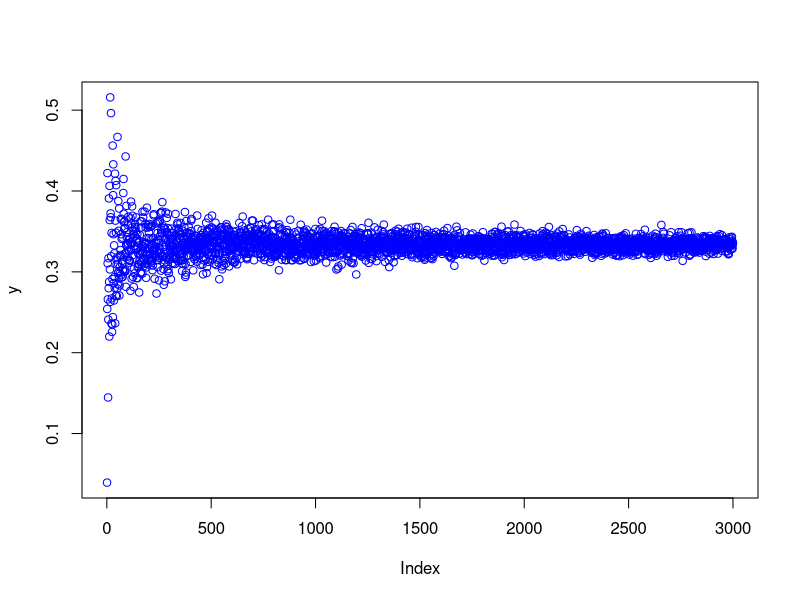
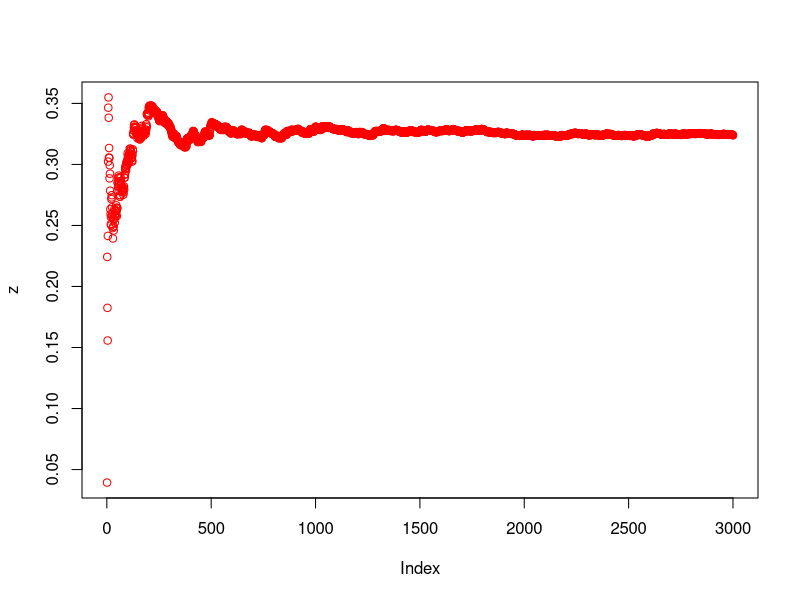
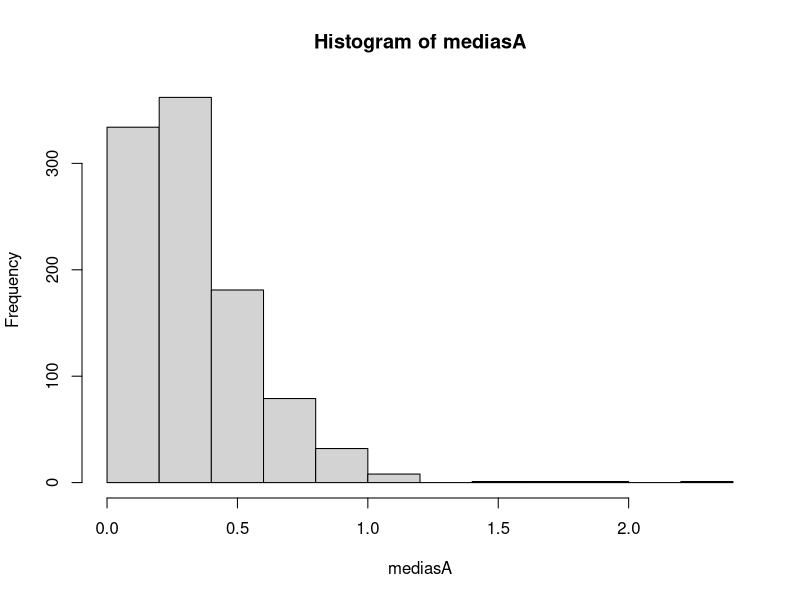
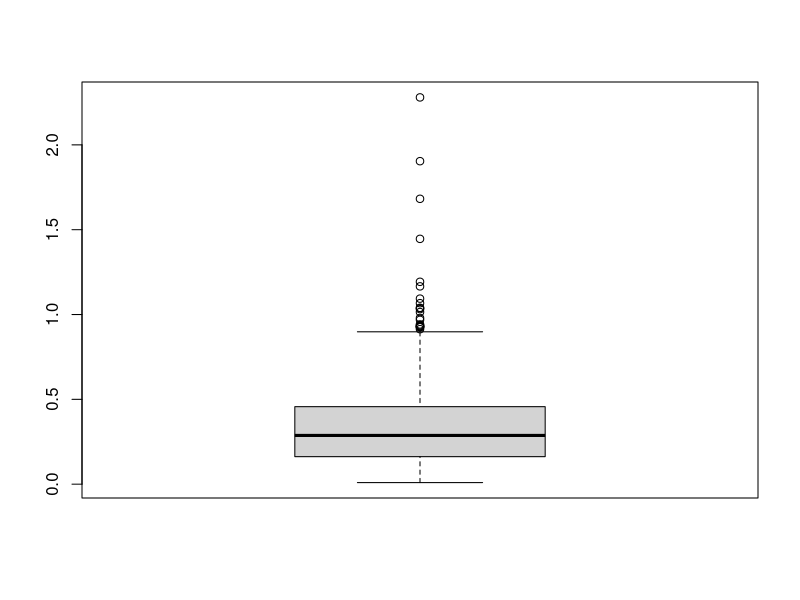
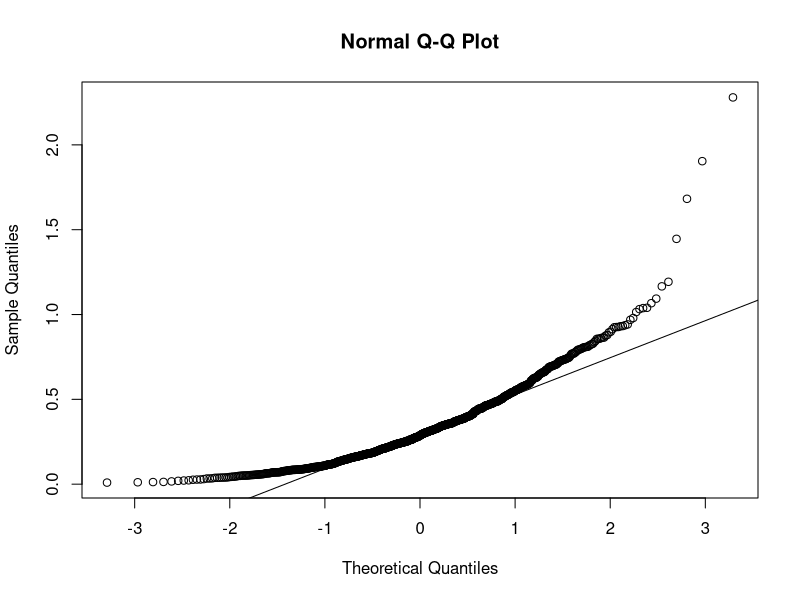
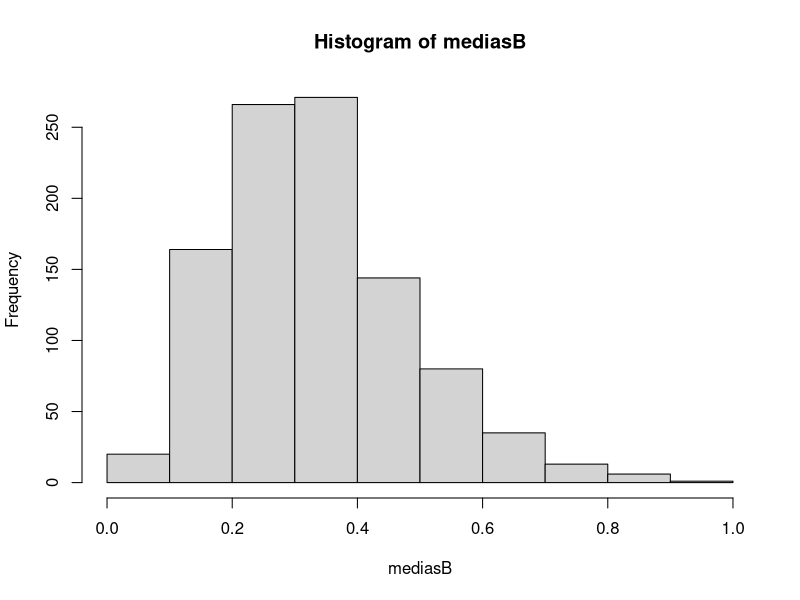
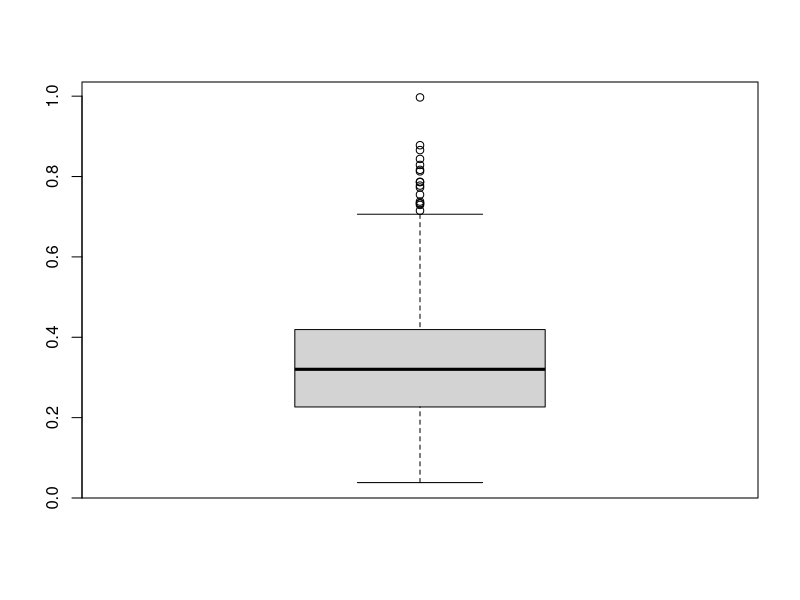
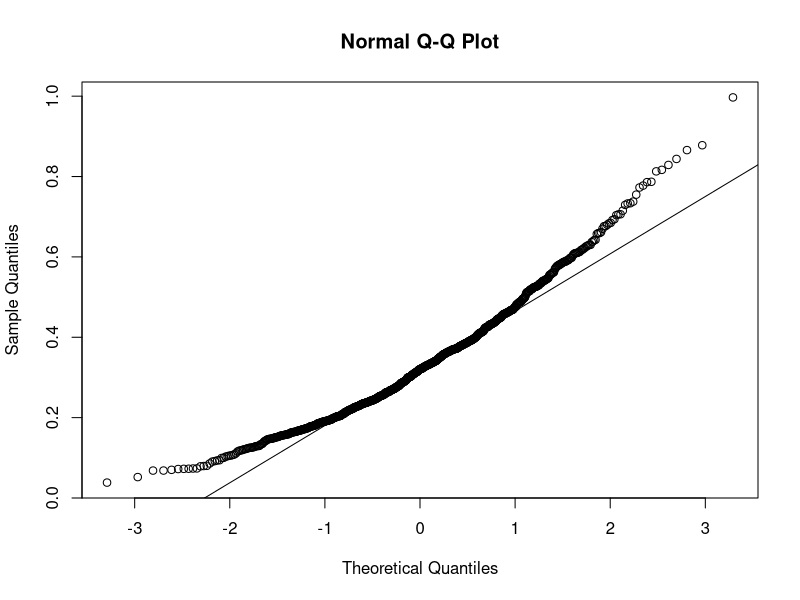

Source code (R) for these figures, in order:
## ---- chunk 1
set.seed(1109)
## ---- chunk 2
options(warn=-1)
## ---- chunk 3
funcion.inversa <- function(u, lambda){
  sal <- -1*log(1-u)/lambda
  return(sal)
}
Generar.exponenciales_devolviendo_media <- function(n,lambda){
  U <- runif(n)
  sal <- funcion.inversa(U,lambda)
  return(mean(sal))
}
y <- seq(length = 3000)
for (i in 1:3000){
  y[i] <- Generar.exponenciales_devolviendo_media(i, 3)
}
z <- seq(length = 3000)
for (j in 1:3000){
  set.seed(1109)
  z[j] <- Generar.exponenciales_devolviendo_media(j, 3)
}
## ---- chunk 4
plot(y,col="blue")
## ---- chunk 5
plot(z,col="red")
## ---- chunk 6
mediasA <- seq(length=1000)
for (j in 1:1000){
x1 <- rexp(1, rate = 3)
x2 <- rexp(1, rate = 3)
mediasA[j] <- (x1+x2)/2
}
## ---- chunk 7
hist(mediasA)
## ---- chunk 8
boxplot(mediasA)
## ---- chunk 9
qqnorm(mediasA)
qqline(mediasA)#La cola del plot
## ---- chunk 10
mediasB <- seq(length = 1000)

for (i in 1:1000){
a <- c(rexp(1, rate = 3), rexp(1, rate = 3), rexp(1, rate = 3), rexp(1, rate = 3), rexp(1, rate = 3))
mediasB[i] = mean(a)
}
## ---- chunk 11
hist(mediasB)
## ---- chunk 12
boxplot(mediasB)
## ---- chunk 13
qqnorm(mediasB)
qqline(mediasB)#La cola del plot
## ---- chunk 14
mediasC1 <- seq(length = 1000) #Acá van con n=30
mediasC2 <-seq(length = 1000) #Acá van con n=500

a <- seq(length = 30)
b <- seq(length = 500)

for (j in 1:1000){
  a <- rexp(30, 3)
  b <- rexp(500, 3)
  mediasC1[j] = mean(a)
  mediasC2[j] = mean(b)
}
## ---- chunk 15
hist(mediasC1)
hist(mediasC2)
## ---- chunk 16
boxplot(mediasC1)
boxplot(mediasC2)
## ---- chunk 17
qqnorm(mediasC1)
qqline(mediasC1)#La cola del plot

qqnorm(mediasC2)
qqline(mediasC2)
## ---- chunk 18
c <- rnorm(1000, 0, 1)
## ---- chunk 19
hist(c)
boxplot(c)
qqnorm(c)
qqline(c)
## ---- chunk 20
boxplot(mediasA,mediasB,mediasC1,mediasC2,c)
## ---- chunk 21
mediaX1 <- mean(mediasA)
varX1 <- var(mediasA)

mediaX2 <- mean(mediasB)
varX2 <- var(mediasB)

mediaX3 <- mean(mediasC1)
varX3 <- var(mediasC1)


mediaX4 <- mean(mediasC2)
varX4 <- var(mediasC2)
## ---- chunk 22
#MediaX1
mediaX1

#varX1
varX1

#MediaX2
mediaX2

#varX2
varX2


#MediaX3
mediaX3

#varX3
varX3


#MediaX4
mediaX4

#varX4
varX4

## ---- chunk 23
#Transformación: (1/3 es la esperanza de la exp(3) )
transformacionesA <- seq(1000)
for (i in 1:1000){
transformacionesA[i] <- (mediasA[i] - (1/3))/(sqrt((1/9)/2))
}

transformacionesB <- seq(1000)
for (i in 1:1000){
transformacionesB[i] <- (mediasB[i] - (1/3))/(sqrt((1/9)/5))
}

transformacionesC1 <- seq(1000)
for (i in 1:1000){
transformacionesC1[i] <- (mediasC1[i] - (1/3))/(sqrt((1/9)/30))
}

transformacionesC2 <- seq(1000)
for (i in 1:1000){
transformacionesC2[i] <- (mediasC2[i] - (1/3))/(sqrt((1/9)/500))
}

## ---- chunk 24
boxplot(transformacionesA, transformacionesB, transformacionesC1, transformacionesC2)
## ---- chunk 25
qqnorm(transformacionesA)
qqline(transformacionesA)

qqnorm(transformacionesB)
qqline(transformacionesB)

qqnorm(transformacionesC1)
qqline(transformacionesC1)

qqnorm(transformacionesC2)
qqline(transformacionesC2)
## ---- chunk 26
hist(transformacionesA, freq = FALSE, col = "grey", xlim = c(-3.5, 3.5))
curve(dnorm(x, mean = 0, sd = 1), add = TRUE, col = "darkblue", lwd = 2)
## ---- chunk 27
hist(transformacionesB, freq = FALSE, col = "grey", xlim = c(-3.5, 3.5))
curve(dnorm(x, mean = 0, sd = 1), add = TRUE, col = "darkblue", lwd = 2)
## ---- chunk 28
hist(transformacionesC1, freq = FALSE, col = "grey", xlim = c(-3.5, 3.5))
curve(dnorm(x, mean = 0, sd = 1), add = TRUE, col = "darkblue", lwd = 2)
## ---- chunk 29
hist(transformacionesC2, freq = FALSE, col = "grey", xlim = c(-3.5, 3.5))
curve(dnorm(x, mean = 0, sd = 1), add = TRUE, col = "darkblue", lwd = 2)
## ---- chunk 30
y <- seq(length = 3000)
for (i in 1:3000){
  y[i] <- rbinom(5,size=i,prob=1/9) 
}
z <- seq(length = 3000)
for (j in 1:3000){
  set.seed(1109)
  z[j] <- mean(rbinom(5,size=j,prob=1/9))
} 

plot(y,col="blue")
plot(z,col="red")
## ---- chunk 31
#a)
mediasA <- seq(length=1000)
for (j in 1:1000){
  x1 <- rbinom(2,size= 5, prob=1/9)
  mediasA[j] <- mean(x1)
}
## ---- chunk 32
#Histograma
hist(mediasA)

#Boxplot
boxplot(mediasA)

#Q-Q Plot
qqnorm(mediasA)
qqline(mediasA)#La cola del plot
## ---- chunk 33
mediasB <- seq(length = 1000)

for (i in 1:1000){
  a <- rbinom(5, 5, 1/9)
  mediasB[i] = mean(a)
}
## ---- chunk 34
#Histograma
hist(mediasB)

#Boxplot
boxplot(mediasB)

#Q-Q Plot
qqnorm(mediasB)
qqline(mediasB)#La cola del plot
## ---- chunk 35
mediasC1 <- seq(length = 1000) #Acá van con n=30
mediasC2 <-seq(length = 1000) #Acá van con n=500

for (j in 1:1000){
  a <- rbinom(30, 5, 1/9)
  b <- rbinom(500, 5, 1/9)
  mediasC1[j] = mean(a)
  mediasC2[j] = mean(b)
}
## ---- chunk 36
#Histograma

hist(mediasC1)

hist(mediasC2)

#Boxplot

boxplot(mediasC1)

boxplot(mediasC2)

#Q-Q Plot
qqnorm(mediasC1)

qqline(mediasC1)#La cola del plot

qqnorm(mediasC2)

qqline(mediasC2)
## ---- chunk 37
c <- rnorm(1000, 0, 1)
## ---- chunk 38
hist(c)
## ---- chunk 39
boxplot(c)
## ---- chunk 40
qqnorm(c)
qqline(c)
## ---- chunk 41
boxplot(mediasA,mediasB,mediasC1,mediasC2,c)
## ---- chunk 42
mediaX1 <- mean(mediasA)
varX1 <- var(mediasA)

mediaX2 <- mean(mediasB)
varX2 <- var(mediasB)

mediaX3 <- mean(mediasC1)
varX3 <- var(mediasC1)

mediaX4 <- mean(mediasC2)
varX4 <- var(mediasC2)
## ---- chunk 43
#mediaX1
mediaX1
#varX1
varX1

#mediaX2
mediaX2
#varX2
varX2

#mediaX3
mediaX3
#varX3
varX3

#mediaX4
mediaX4
#varX4
varX4
## ---- chunk 44
transformacionesA <- seq(1000)
for (i in 1:1000){
  transformacionesA[i] <- (mediasA[i] - (5/9))/(sqrt((40/81)/2))
}

transformacionesB <- seq(1000)
for (i in 1:1000){
  transformacionesB[i] <- (mediasB[i] - (5/9))/sqrt((40/81)/5)
}


transformacionesC1 <- seq(1000)
for (i in 1:1000){
  transformacionesC1[i] <- (mediasC1[i] - (5/9))/sqrt((40/81)/30)
}


transformacionesC2 <- seq(1000)
for (i in 1:1000){
  transformacionesC2[i] <- (mediasC2[i] - (5/9))/sqrt((40/81)/500)
}

## ---- chunk 45
boxplot(transformacionesA, transformacionesB, transformacionesC1, transformacionesC2)

qqnorm(transformacionesA)
qqline(transformacionesA)

qqnorm(transformacionesB)
qqline(transformacionesB)

qqnorm(transformacionesC1)
qqline(transformacionesC1)

qqnorm(transformacionesC2)
qqline(transformacionesC2)
## ---- chunk 46
hist(transformacionesA, freq = FALSE)
curve(dnorm(x, mean=0, sd=1), add=TRUE, col="darkblue", lwd=2)
## ---- chunk 47
hist(transformacionesB, freq = FALSE)
curve(dnorm(x, mean=0, sd=1), add=TRUE, col="darkblue", lwd=2)
## ---- chunk 48
hist(transformacionesC1, freq = FALSE)
curve(dnorm(x, mean=0, sd=1), add=TRUE, col="darkblue", lwd=2)
## ---- chunk 49
hist(transformacionesC2, freq = FALSE)
curve(dnorm(x, mean=0, sd=1), add=TRUE, col="darkblue", lwd=2)
